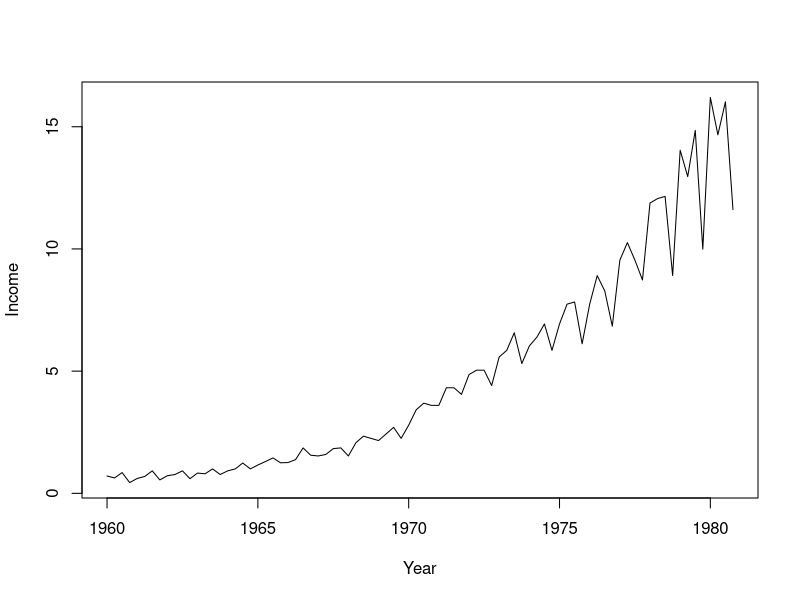
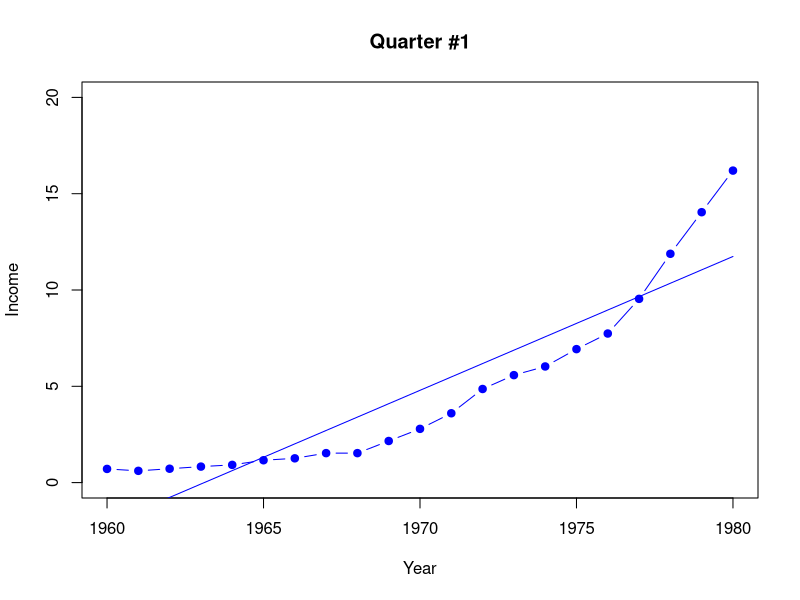
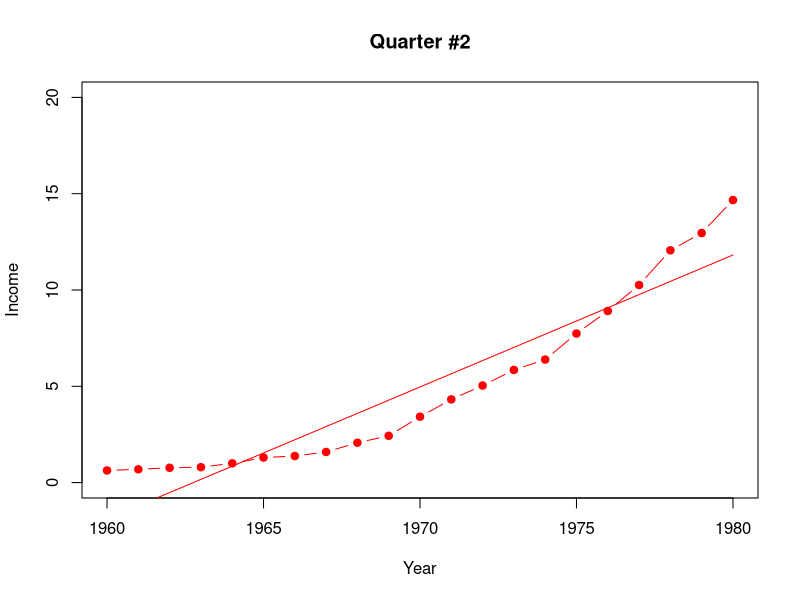
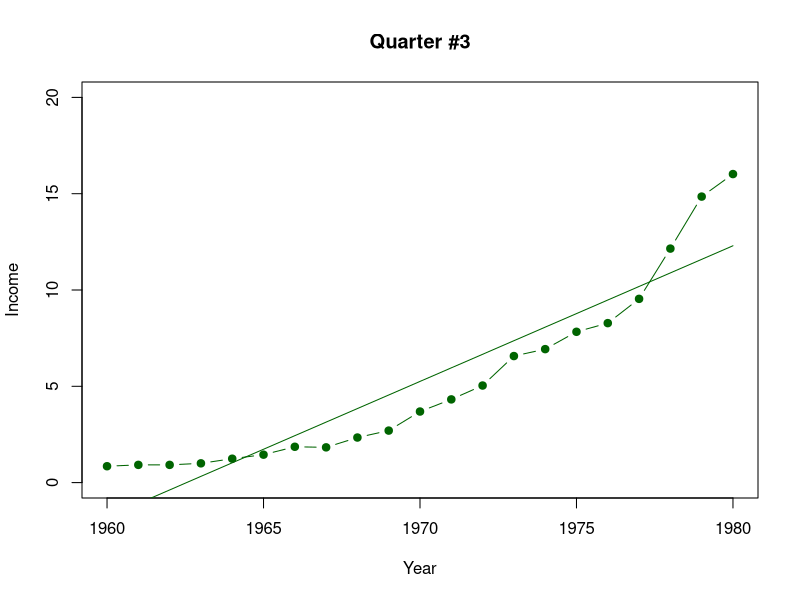
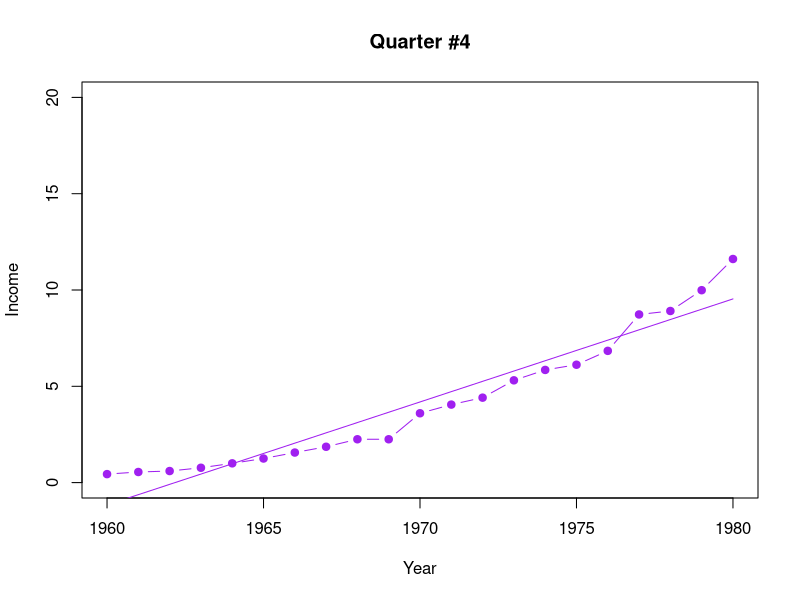

Source code (R) for these figures, in order:
library(datasets)

data("JohnsonJohnson")

plot(
  JohnsonJohnson,
  xlab = "Year",
  ylab = "Income"
)

jj_qrt1 <- JohnsonJohnson[seq(1, length(JohnsonJohnson), by = 4)]
jj_qrt2 <- JohnsonJohnson[seq(2, length(JohnsonJohnson), by = 4)]
jj_qrt3 <- JohnsonJohnson[seq(3, length(JohnsonJohnson), by = 4)]
jj_qrt4 <- JohnsonJohnson[seq(4, length(JohnsonJohnson), by = 4)]

data <- data.frame(
  Qrt1 = jj_qrt1,
  Qrt2 = jj_qrt2,
  Qrt3 = jj_qrt3,
  Qrt4 = jj_qrt4,
  Year = seq(1960, 1980)
)

column_names <- c("Qrt1", "Qrt2", "Qrt3", "Qrt4")
column_colors <- c("blue", "red", "darkgreen", "purple")
dynamic_coef <- c()

for (i in 1:4) {
  f <- as.formula(paste(column_names[i], "~ Year"))
  
  linear_regression <- lm(
    f,
    data = data
  )
  
  plot(
    x = data$Year,
    y = data[ , i],
    ylim = c(0, 20),
    
    ylab = "Income",
    xlab = "Year",
    main = paste("Quarter #", i, sep = ""),
    
    type = "b",
    pch = 19,
    col = column_colors[i]
  )
  lines(
    x = data$Year,
    y = linear_regression$fitted.values,
    col = column_colors[i]
  )
  
  dynamic_coef <- append(dynamic_coef, linear_regression$coefficients[2])
}

# Find Min Max dynamics in income by quarter

print(paste(
  "Max dynamic in",
  colnames(data)[which.max(dynamic_coef)],
  ":",
  max(dynamic_coef)
))

print(paste(
  "Min dynamic in",
  colnames(data)[which.min(dynamic_coef)],
  ":",
  min(dynamic_coef)
))

# Predict 2016 income
sample <- data.frame(Year = 2016)
qrt_predictions <- c()

for (i in 1:4) {
  f <- as.formula(paste(column_names[i], "~ Year"))

  lm_model <- lm(
    f,
    data = data
  )
  
  pred <- predict(lm_model, newdata = sample)
  qrt_predictions <- append(qrt_predictions, pred)

  print(paste("Quarter #", i, " 2016 prediction: ", pred, sep = ""))
}

print(paste("Year average 2016 prediction: ", mean(qrt_predictions), sep = ""))
